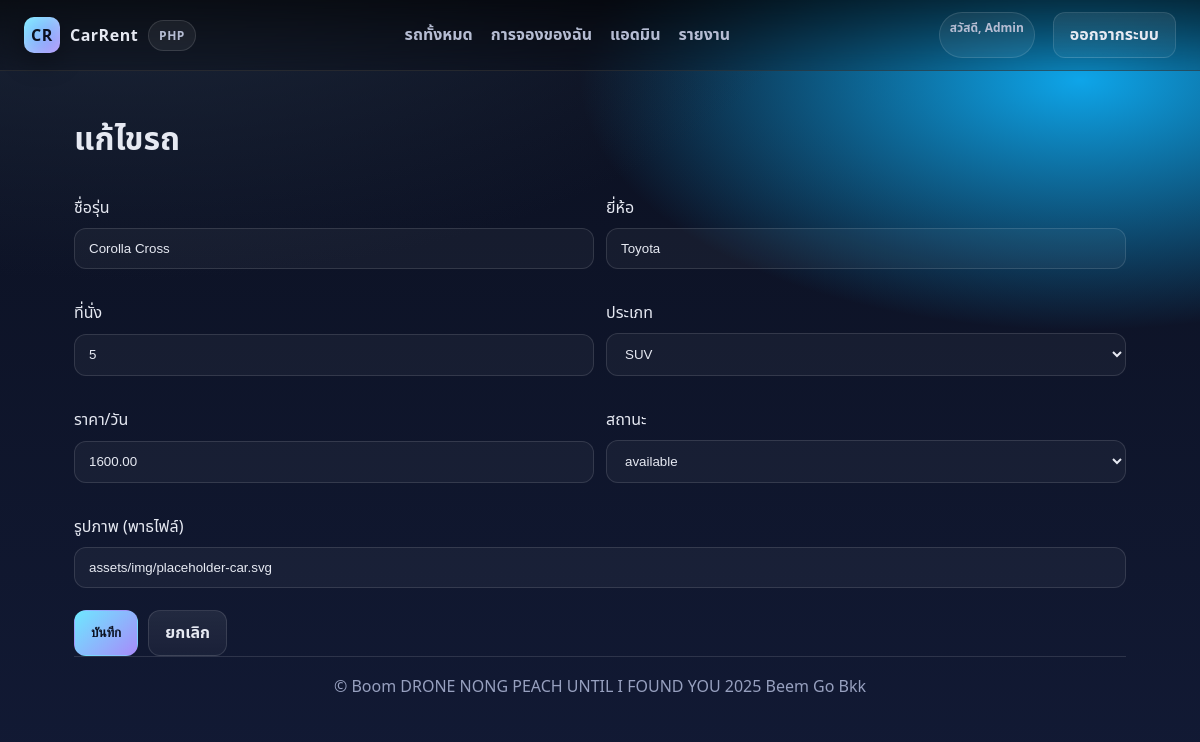
Page /public/admin/car_form.php?id=2 (signed in) on the committed database.
### tables this page shows
CREATE TABLE IF NOT EXISTS cars(
  id INT AUTO_INCREMENT PRIMARY KEY,
  title VARCHAR(180) NOT NULL,
  brand VARCHAR(120) NOT NULL,
  seats TINYINT NOT NULL DEFAULT 4,
  type ENUM('Sedan','SUV','Hatchback','Pickup','EV') NOT NULL,
  price_per_day DECIMAL(10,2) NOT NULL,
  img_path VARCHAR(255) DEFAULT 'assets/img/placeholder-car.svg',
  status ENUM('available','maintenance') DEFAULT 'available',
  created_at TIMESTAMP DEFAULT CURRENT_TIMESTAMP
);

### public/helpers.php (called while the page is built, shortened)
<?php
function h($s){ return htmlspecialchars($s ?? '', ENT_QUOTES, 'UTF-8'); }
?>

### public/admin/car_form.php (the view, shortened to what this page needs)
<?php
$title='ฟอร์มรถ'; include __DIR__.'/../partials/head.php';
$id = (int)($_GET['id'] ?? 0);
$car = ['title'=>'','brand'=>'','seats'=>5,'type'=>'Sedan','price_per_day'=>1000,'status'=>'available','img_path'=>'assets/img/placeholder-car.svg'];
if($id){
  $stmt = $pdo->prepare("SELECT * FROM cars WHERE id=?"); $stmt->execute([$id]); $car=$stmt->fetch();
}
?>
<h1><?= $id? 'แก้ไขรถ' : 'เพิ่มรถ' ?></h1>
<form method="post" class="form-2col">
  <div class="field"><label>ชื่อรุ่น</label><input class="input" name="title" value="<?= h($car['title']) ?>" required></div>
  <div class="field"><label>ยี่ห้อ</label><input class="input" name="brand" value="<?= h($car['brand']) ?>" required></div>
  <div class="field"><label>ที่นั่ง</label><input class="input" name="seats" type="number" value="<?= (int)$car['seats'] ?>"></div>
  <div class="field"><label>ประเภท</label>
    <select name="type" class="input">
      <?php foreach(['Sedan','SUV','Hatchback','Pickup','EV','Sport'] as $t): ?>
        <option value="<?= $t ?>" <?= $t===$car['type']?'selected':'' ?>><?= $t ?></option>
      <?php endforeach; ?>
    </select>
  </div>
  <div class="field"><label>ราคา/วัน</label><input class="input" name="price_per_day" type="number" step="0.01" value="<?= h($car['price_per_day']) ?>"></div>
  <div class="field"><label>สถานะ</label>
    <select name="status" class="input">
      <?php foreach(['available','maintenance'] as $s): ?>
        <option value="<?= $s ?>" <?= $s===$car['status']?'selected':'' ?>><?= $s ?></option>
      <?php endforeach; ?>
    </select>
  </div>
  <div class="field" style="grid-column:1/3"><label>รูปภาพ (พาธไฟล์)</label><input class="input" name="img_path" value="<?= h($car['img_path']) ?>"></div>
  <div style="grid-column:1/3;display:flex;gap:10px"><button class="btn btn-primary">บันทึก</button><a class="btn" href="dashboard.php">ยกเลิก</a></div>
</form>
<?php include __DIR__.'/../partials/footer.php'; ?>

### public/assets/css/styles.css (style rules this page uses)
:root { --bg: #0b1020; --bg2: #121a35; --accent: #6ee7ff; --accent-2: #a78bfa; --text: #e6e9f2; --muted: #b6bdd3; --card: rgba(255,255,255,.06); --card-border: rgba(255,255,255,.12); --success:#22c55e; --danger:#ef4444; --warning:#f59e0b; }
* { box-sizing:border-box }
html,body { height:100% }
body { margin:0; font-family: ui-sans-serif, system-ui, -apple-system, Segoe UI, Roboto, 'TH Sarabun New', 'Noto Sans Thai', Arial, sans-serif; color: var(--text); background: radial-gradient(1200px 600px at 10% -10%, #1e293b 0%, transparent 60%), radial-gradient(1000px 500px at 90% 10%, #0ea5e9 0%, transparent 50%), linear-gradient(180deg, var(--bg), var(--bg2)); }
a { color:inherit;text-decoration:none }
.btn { padding:10px 16px;border-radius:12px;border:1px solid var(--card-border); background:linear-gradient(180deg, rgba(255,255,255,.08), rgba(255,255,255,.04)); color:var(--text);font-weight:700;transition:all .25s ease;display:inline-flex;gap:10px;align-items:center; }
.btn-primary { border-color:transparent;background:linear-gradient(135deg, var(--accent), var(--accent-2)); color:#0b1020 }
.input, select, textarea { width:100%; padding:12px 14px; border-radius:12px; border:1px solid var(--card-border); background: rgba(255,255,255,.04); color: var(--text); }
.field { display:grid;gap:8px;margin:10px 0 }
.form-2col { display:grid;grid-template-columns:1fr 1fr;gap:12px }

### rows in the picture
cars: title "Corolla Cross", brand "Toyota", seats "5", type "SUV", price_per_day "1600.00", status "available", img_path "assets/img/placeholder-car.svg"

### other values in the picture
$_SESSION['user']['name'] "Admin"
